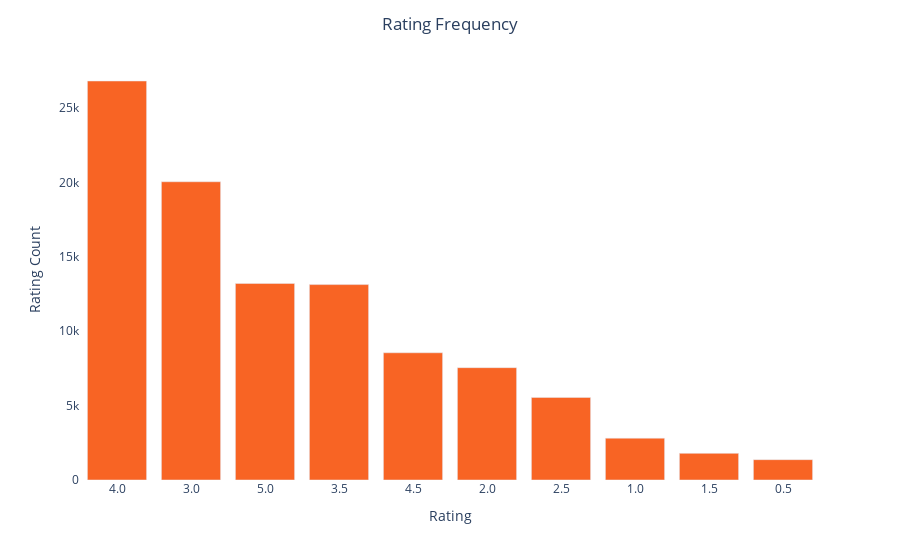

The notebook cell saved with this chart:
### Code cell
#using plotly to plot the top featurescolor=
fig = px.bar(top_ratings, x="rating", y="rating_count")
fig.update_layout(title_text='Rating Frequency',
                  title_x=0.5,
                  xaxis_title="Rating",
                  yaxis_title="Rating Count",
                 plot_bgcolor='white')
fig.update_traces(marker_color = "#f86424")
fig.show()

### Figure 1 — Plotly figure (JSON) as saved in the notebook; plotly's stock layout.template omitted (floating-point values rounded to 4 significant figures)
{"data": [{"alignmentgroup": "True", "hovertemplate": "rating=%{x}<br>rating_count=%{y}<extra></extra>", "legendgroup": "", "marker": {"color": "#f86424", "pattern": {"shape": ""}}, "name": "", "offsetgroup": "", "orientation": "v", "showlegend": false, "textposition": "auto", "type": "bar", "x": ["4.0", "3.0", "5.0", "3.5", "4.5", "2.0", "2.5", "1.0", "1.5", "0.5"], "xaxis": "x", "y": [26816, 20044, 13209, 13134, 8551, 7550, 5550, 2811, 1791, 1367], "yaxis": "y"}], "layout": {"barmode": "relative", "legend": {"tracegroupgap": 0}, "margin": {"t": 60}, "plot_bgcolor": "white", "title": {"text": "Rating Frequency", "x": 0.5}, "xaxis": {"anchor": "y", "domain": [0, 1], "title": {"text": "Rating"}}, "yaxis": {"anchor": "x", "domain": [0, 1], "title": {"text": "Rating Count"}}}}
